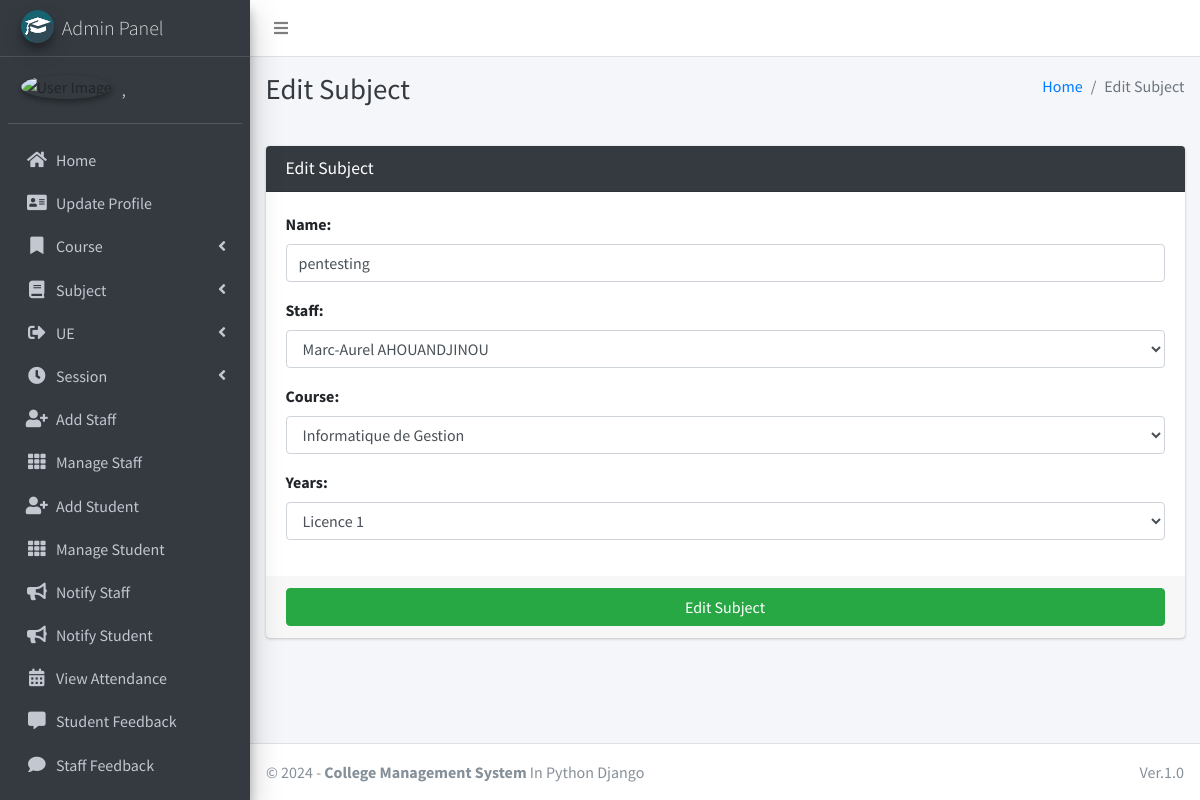
/subject/edit/1 (signed in), run on the app's committed database.
### main_app/models.py (models this page shows, shortened)
class CustomUser(AbstractUser):
    USER_TYPE = ((1, "HOD"), (2, "Staff"), (3, "Student"))
    GENDER = [("M", "Male"), ("F", "Female")]
    username = None  # Removed username, using email instead
    email = models.EmailField(unique=True)
    user_type = models.CharField(default=1, choices=USER_TYPE, max_length=1)
    gender = models.CharField(max_length=1, choices=GENDER)
    profile_pic = models.ImageField()
    address = models.TextField()
    fcm_token = models.TextField(default="")  # For firebase notifications
    created_at = models.DateTimeField(auto_now_add=True)
    updated_at = models.DateTimeField(auto_now=True)
    USERNAME_FIELD = "email"
    REQUIRED_FIELDS = []
    objects = CustomUserManager()
    def __str__(self):
        return self.last_name + ", " + self.first_name

class Subject(models.Model):
    name = models.CharField(max_length=120)
    staff = models.ForeignKey(Staff,on_delete=models.CASCADE,)
    course = models.ForeignKey(Course, on_delete=models.CASCADE)
    years = models.ForeignKey(Years, on_delete=models.DO_NOTHING, null=True)
    updated_at = models.DateTimeField(auto_now=True)
    created_at = models.DateTimeField(auto_now_add=True)

### main_app/hod_views.py (the view, shortened to what this page needs)
def edit_subject(request, subject_id):
    instance = get_object_or_404(Subject, id=subject_id)
    form = SubjectForm(request.POST or None, instance=instance)
    context = {
        'form': form,
        'subject_id': subject_id,
        'page_title': 'Edit Subject'
    }
    return render(request, 'hod_template/edit_subject_template.html', context)

### main_app/forms.py
class SubjectForm(FormSettings):
    def __init__(self, *args, **kwargs):
        super(SubjectForm, self).__init__(*args, **kwargs)
    class Meta:
        model = Subject
        fields = ['name', 'staff', 'course' ,'years']

### main_app/models.py (called while the page is built)
    def __str__(self):
        return self.name

    def __str__(self):
        return self.name

    def __str__(self):
        return self.admin.last_name + " " + self.admin.first_name

### main_app/templates/hod_template/edit_subject_template.html
{% extends 'main_app/base.html' %}
{% load static %}
{% block page_title %}{{page_title}}{% endblock page_title %}
{% block content %}
<section class="content">
    <div class="container-fluid">
        <div class="row">
            <div class="col-md-12">
                <div class="card card-dark">
                    <div class="card-header">
                        <h3 class="card-title">{{page_title}}</h3>
                    </div>
                    {% include "main_app/form_template.html" with messages=messages  form=form button_text="Edit Subject"%}
                </div>
            </div>
        </div>
    </div>
</section>
{% endblock content %}

### main_app/templates/main_app/sidebar_template.html (shortened to what this page needs)
{% load static %}
<aside class="main-sidebar sidebar-dark-info elevation-4">
    {% if request.user.user_type == '1' %}
    <a href="{% url 'admin_home' %}" class="brand-link">
        <img src="{% static 'dist/img/cmsl.png' %} " alt="AdminLTE Logo"
            class="brand-image img-circle elevation-3" >
        <span class="brand-text font-weight-light">Admin Panel</span>
    </a>
    <div class="sidebar">
        <div class="user-panel mt-3 pb-3 mb-3 d-flex">
            <div class="image">
                <img src="{{ request.user.profile_pic}}" class="img-circle elevation-2" alt="User Image">
            </div>
            <div class="info">
                <a href="#" class="d-block">{{user}}</a>
            </div>
        </div>
        <nav class="mt-2">
            <ul class="nav nav-pills nav-sidebar flex-column" data-widget="treeview" role="menu" data-accordion="false">
                <li class="nav-item">
                    {% url 'admin_home' as admin_home %}
                    <a href="{{admin_home}}" class="nav-link {% if admin_home == request.path %} active {% endif %}">
                        <i class="nav-icon fas fa-home"></i>
                        <p>
                            Home
                        </p>
                    </a>
                </li>
                <li class="nav-item">
                    {% url 'admin_view_profile' as admin_view_profile %}
                    <a href="{{admin_view_profile}}"
                        class="nav-link {% if admin_view_profile == request.path %} active {% endif %}">
                        <i class="nav-icon fas fa-address-card"></i>
                        <p>
                            Update Profile
                        </p>
                    </a>
                </li>
                <li class="nav-item has-treeview">
                    <a href="#" class="nav-link">
                        <i class="nav-icon fas fa-bookmark"></i>
                        <p>
                            Course
                            <i class="fas fa-angle-left right"></i>
                        </p>
                    </a>
                </li>
                <li class="nav-item has-treeview">
                    <a href="#" class="nav-link">
                        <i class="nav-icon fas fa-book"></i>
                        <p>
                            Subject
                            <i class="fas fa-angle-left right"></i>
                        </p>
                    </a>
                </li>
                <li class="nav-item has-treeview">
                    <a href="#" class="nav-link">
                        <i class="nav-icon fas fa-sign-out-alt"></i>
                        <p>
                            UE
                            <i class="fas fa-angle-left right"></i>
                        </p>
                    </a>
                </li>
                <li class="nav-item has-treeview">
                    <a href="#" class="nav-link">
                        <i class="nav-icon fas fa-clock"></i>
                        <p>
                            Session
                            <i class="fas fa-angle-left right"></i>
                        </p>
                    </a>
                </li>
                <li class="nav-item">
                    {% url 'add_staff' as add_staff %}
                    <a href="{{add_staff}}" class="nav-link {% if add_staff == request.path %} active {% endif %}">
                        <i class="nav-icon fas fa-user-plus"></i>
                        <p>
                            Add Staff
                        </p>
                    </a>
                </li>
                <li class="nav-item">
                    {% url 'manage_staff' as manage_staff %}
                    {% url 'edit_staff' staff_id as edit_staff %}
                    <a href="{{manage_staff}}"
                        class="nav-link {% if manage_staff == request.path or request.path == edit_staff %} active {% endif %}">
                        <i class="nav-icon fas fa-th"></i>
                        <p>
                            Manage Staff
                        </p>
                    </a>
                </li>
                <li class="nav-item">
                    {% url 'add_student' as add_student%}
                    <a href="{{add_student}}" class="nav-link  {% if add_student == request.path %} active {% endif %}">
                        <i class="nav-icon fas fa-user-plus"></i>
                        <p>
                            Add Student
                        </p>
                    </a>
                </li>
                <li class="nav-item">
                    {% url 'manage_student' as manage_student %}
                    {% url 'edit_student' student_id as edit_student %}
                    <a href="{{manage_student}}"
                        class="nav-link  {% if edit_student == request.path or manage_student == request.path %} active {% endif %}">
                        <i class="nav-icon fas fa-th"></i>
                        <p>
                            Manage Student
                        </p>
                    </a>
                </li>
                <li class="nav-item">
                    {% url 'admin_notify_staff' as admin_notify_staff %}
                    <a href="{{admin_notify_staff}}"
                        class="nav-link {% if admin_notify_staff == request.path %} active {% endif %}">
                        <i class="nav-icon fas fa-bullhorn"></i>
                        <p>
                            Notify Staff
                        </p>
                    </a>
                </li>
                <li class="nav-item">
                    {% url 'admin_notify_student' as admin_notify_student %}
                    <a href="{{admin_notify_student}}"
                        class="nav-link {% if admin_notify_student == request.path %} active {% endif %}">
                        <i class="nav-icon fas fa-bullhorn"></i>
                        <p>
                            Notify Student
                        </p>
                    </a>
                </li>
                <li class="nav-item">
                    {% url 'admin_view_attendance' as admin_view_attendance %}
                <li class="nav-item">
                    <a href="{{admin_view_attendance}}"
                        class="nav-link  {% if admin_view_attendance == request.path %} active {% endif %}">
                        <i class="nav-icon fas fa-calendar-alt"></i>
                        <p>
                            View Attendance
                        </p>
                    </a>
                </li>
                <li class="nav-item">
                    {% url 'student_feedback_message' as student_feedback_message %}
                    <a href="{{ student_feedback_message }}"
                        class="nav-link  {% if student_feedback_message == request.path %} active {% endif %}">
                        <i class="nav-icon fas fa-comment-alt"></i>
                        <p>
                            Student Feedback
                        </p>
                    </a>
                </li>
                <li class="nav-item">
                    {% url 'staff_feedback_message' as staff_feedback_message %}
                    <a href="{{staff_feedback_message}}"
                        class="nav-link   {% if staff_feedback_message == request.path %} active {% endif %}">
                        <i class="nav-icon fas fa-comment"></i>
                        <p>
                            Staff Feedback
                        </p>
                    </a>
                </li>
                <li class="nav-item">
                    {% url 'view_staff_leave' as view_staff_leave %}
                    <a href="{{view_staff_leave}}"
                        class="nav-link  {% if view_staff_leave == request.path %} active {% endif %}">
                    </a>
                </li>
                                        {% endif %}
                                    </ul>
                                </nav>
                            </div>
</aside>

### main_app/templates/main_app/form_template.html (shortened to what this page needs)
<form role="form" method="POST" enctype="multipart/form-data">
    <div class="card-body">
        {% for field in form  %}
        <div class="form-group">
            {{field.label_tag}}
            {{field}}
        </div>
        {% endfor %}
    </div>
    <div class="card-footer">
        <button type="submit" class="btn btn-success btn-block">
            {% if button_text %}
            {{button_text}}
            {% else %}
            Submit
            {% endif %}
        </button>
    </div>
</form>

### data on the page
CustomUser: last_name+first_name ","
Subject: form "pentesting" "Marc-Aurel AHOUANDJINOU" "Informatique de Gestion" "Licence 1"

### other printed values
{{ page_title }} "Edit Subject"
{{ field.label_tag }} "Name:" "Staff:" "Course:" "Years:"
{{ button_text }} "Edit Subject"
